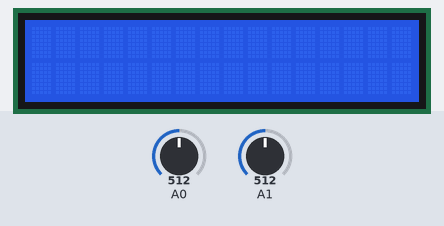
This sketch was run on a simulated Arduino Uno, built with avr-gcc and run on an emulated ATmega328P. Parts: 16×2 character LCD. The test bench sets the inputs (shaded band); at power-on: A1 = 512, A0 = 512.

Above: at 1.2 s.
1.3 s: A1 set to 1010
At 1.9 s:
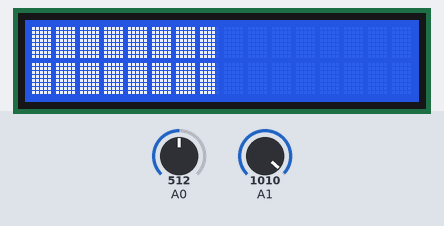
4.3 s: A0 set to 306
At 5.7 s:
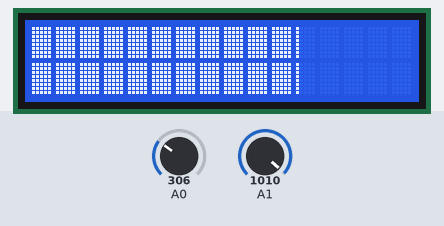
7.3 s: A0 set to 122
At 8.3 s:
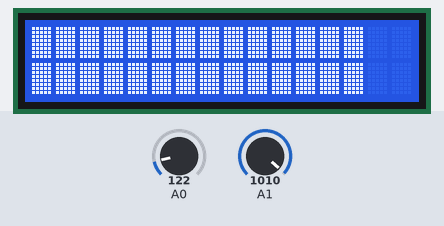
10.3 s: A0 set to 511
At 10.7 s:
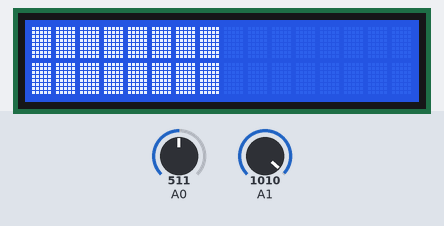
13.3 s: A0 set to 716
At 13.9 s:
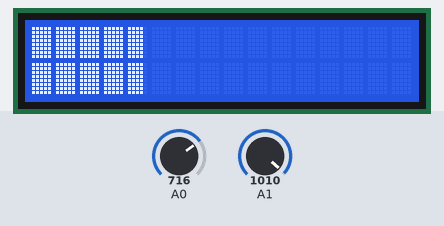
14.8 s: A0 set to 10
At 16.2 s:
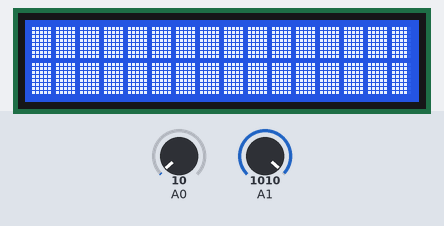
Timing chart, 0 to 17.8 s (numbered marks = the images above; inputs shaded):
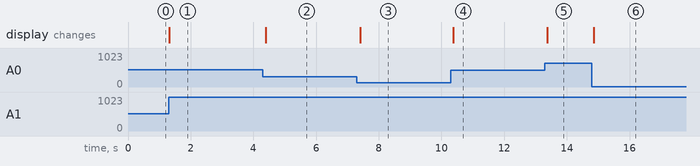

The sketch:

light.ino
```cpp
/* Arduino example code to display custom characters on I2C character LCD. More info: www.makerguides.com */

// Include the library:
#include <Wire.h>
#include <LiquidCrystal_I2C.h>

// Create lcd object of class LiquidCrystal_I2C:
LiquidCrystal_I2C lcd = LiquidCrystal_I2C(0x3F, 16, 2); // Change to (0x27,16,2) for 16x2 LCD.

byte level[][8]={{0x10,0x10,0x10,0x10,0x10,0x10,0x10,0x10},
                {0x18,0x18,0x18,0x18,0x18,0x18,0x18,0x18},
                {0x1C,0x1C,0x1C,0x1C,0x1C,0x1C,0x1C,0x1C},
                {0x1E,0x1E,0x1E,0x1E,0x1E,0x1E,0x1E,0x1E}};

int sensorValue = 0;
int buttonValue = 0;
int detail = 0;
int lastLength = 0;
char str[20] = "";

void setup() {
  // put your setup code here, to run once:
  // Initialize LCD and turn on the backlight:
  lcd.init();
  lcd.backlight();

  // Create new characters:
  lcd.createChar(1, level[0]);
  lcd.createChar(2, level[1]);
  lcd.createChar(3, level[2]);
  lcd.createChar(4, level[3]);

  lcd.clear();
  Serial.begin(9600);
}

void loop() {
  // put your main code here, to run repeatedly:
  while(1)
  {
    sensorValue = analogRead(A0);
    buttonValue = analogRead(A1);
    /*
    Serial.print(sensorValue);
    Serial.print("   ");
    Serial.print(buttonValue);
    Serial.print('\n');
    */

    if(buttonValue < 1000)
    {
      delay(50);
      continue;
    }
    lcd.clear();
    detail = map(sensorValue, 1023, 0, 0, 80);

    int fulls = detail / 5;
    int parts = detail % 5;

    int i; // loop var
    for(i=0; i<fulls; i++) str[i]=255;
    if(parts>0) str[i]=8+parts;

    lcd.setCursor(0, 0);
    lcd.print(str);
    lcd.setCursor(0, 1);
    lcd.print(str);

    // clear the string
    for(i=0; i<20; i++) str[i]='\0';
    delay(50);
  }
}
```

Measured:
- after the input at 1.3 s, the display: changes at once (image 1)
- after the input at 4.3 s, the display: changes after 0.10 s (image 2)
- after the input at 7.3 s, the display: changes after 0.10 s (image 3)
- after the input at 10.3 s, the display: changes after 0.07 s (image 4)
- after the input at 13.3 s, the display: changes after 0.07 s (image 5)
- after the input at 14.8 s, the display: changes after 0.06 s (image 6)
